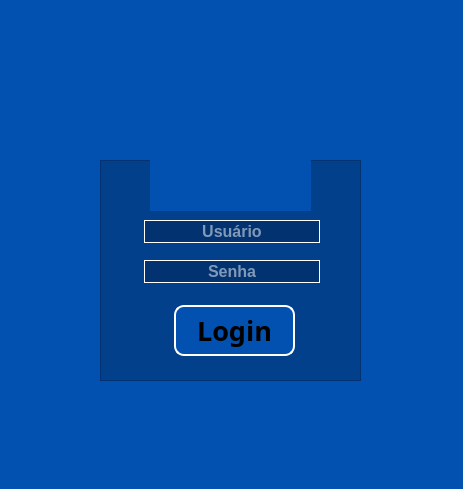
<?xml version="1.0" encoding="UTF-8"?>
<ui version="4.0">
 <class>Login</class>
 <widget class="QWidget" name="Login">
  <property name="geometry">
   <rect>
    <x>0</x>
    <y>0</y>
    <width>463</width>
    <height>489</height>
   </rect>
  </property>
  <property name="windowTitle">
   <string>Form</string>
  </property>
  <property name="styleSheet">
   <string notr="true">background-color: rgb(2, 80, 175);</string>
  </property>
  <widget class="QFrame" name="frame">
   <property name="geometry">
    <rect>
     <x>100</x>
     <y>160</y>
     <width>261</width>
     <height>221</height>
    </rect>
   </property>
   <property name="styleSheet">
    <string notr="true">background-color: rgba(0, 0, 0,0.2);</string>
   </property>
   <property name="frameShape">
    <enum>QFrame::StyledPanel</enum>
   </property>
   <property name="frameShadow">
    <enum>QFrame::Raised</enum>
   </property>
   <widget class="QPushButton" name="btn_login">
    <property name="geometry">
     <rect>
      <x>74</x>
      <y>145</y>
      <width>121</width>
      <height>51</height>
     </rect>
    </property>
    <property name="font">
     <font>
      <family>News706 BT</family>
      <pointsize>20</pointsize>
      <weight>75</weight>
      <italic>false</italic>
      <bold>true</bold>
     </font>
    </property>
    <property name="cursor">
     <cursorShape>PointingHandCursor</cursorShape>
    </property>
    <property name="styleSheet">
     <string notr="true">QPushButton{
background-color: #0250af;
	color: #000000;
border: 2px solid ;
	border-color:#FFFFFF;
border-radius:10px;
}
QPushButton:hover{
background-color: #ffffff;
	color: #0250af;
border:2px solid;
border-color: #0250af;

}</string>
    </property>
    <property name="text">
     <string>Login</string>
    </property>
   </widget>
   <widget class="QLineEdit" name="txt_user">
    <property name="geometry">
     <rect>
      <x>44</x>
      <y>60</y>
      <width>176</width>
      <height>23</height>
     </rect>
    </property>
    <property name="font">
     <font>
      <pointsize>12</pointsize>
      <weight>75</weight>
      <bold>true</bold>
     </font>
    </property>
    <property name="focusPolicy">
     <enum>Qt::TabFocus</enum>
    </property>
    <property name="styleSheet">
     <string notr="true">color: #ffffff;
border: 1px solid #ffffff;</string>
    </property>
    <property name="alignment">
     <set>Qt::AlignCenter</set>
    </property>
    <property name="placeholderText">
     <string>Usuário</string>
    </property>
   </widget>
   <widget class="QLineEdit" name="txt_password">
    <property name="geometry">
     <rect>
      <x>44</x>
      <y>100</y>
      <width>176</width>
      <height>23</height>
     </rect>
    </property>
    <property name="font">
     <font>
      <pointsize>12</pointsize>
      <weight>75</weight>
      <bold>true</bold>
     </font>
    </property>
    <property name="focusPolicy">
     <enum>Qt::TabFocus</enum>
    </property>
    <property name="styleSheet">
     <string notr="true">color: #ffffff;
border: 1px solid #ffffff;</string>
    </property>
    <property name="echoMode">
     <enum>QLineEdit::Password</enum>
    </property>
    <property name="alignment">
     <set>Qt::AlignCenter</set>
    </property>
    <property name="placeholderText">
     <string>Senha</string>
    </property>
   </widget>
  </widget>
  <widget class="QLabel" name="label">
   <property name="geometry">
    <rect>
     <x>150</x>
     <y>80</y>
     <width>161</width>
     <height>131</height>
    </rect>
   </property>
   <property name="focusPolicy">
    <enum>Qt::NoFocus</enum>
   </property>
   <property name="text">
    <string/>
   </property>
   <property name="pixmap">
    <pixmap>../assets/_imgs/logo_tela_login.png</pixmap>
   </property>
   <property name="scaledContents">
    <bool>true</bool>
   </property>
  </widget>
 </widget>
 <tabstops>
  <tabstop>txt_user</tabstop>
  <tabstop>txt_password</tabstop>
  <tabstop>btn_login</tabstop>
 </tabstops>
 <resources/>
 <connections/>
</ui>
